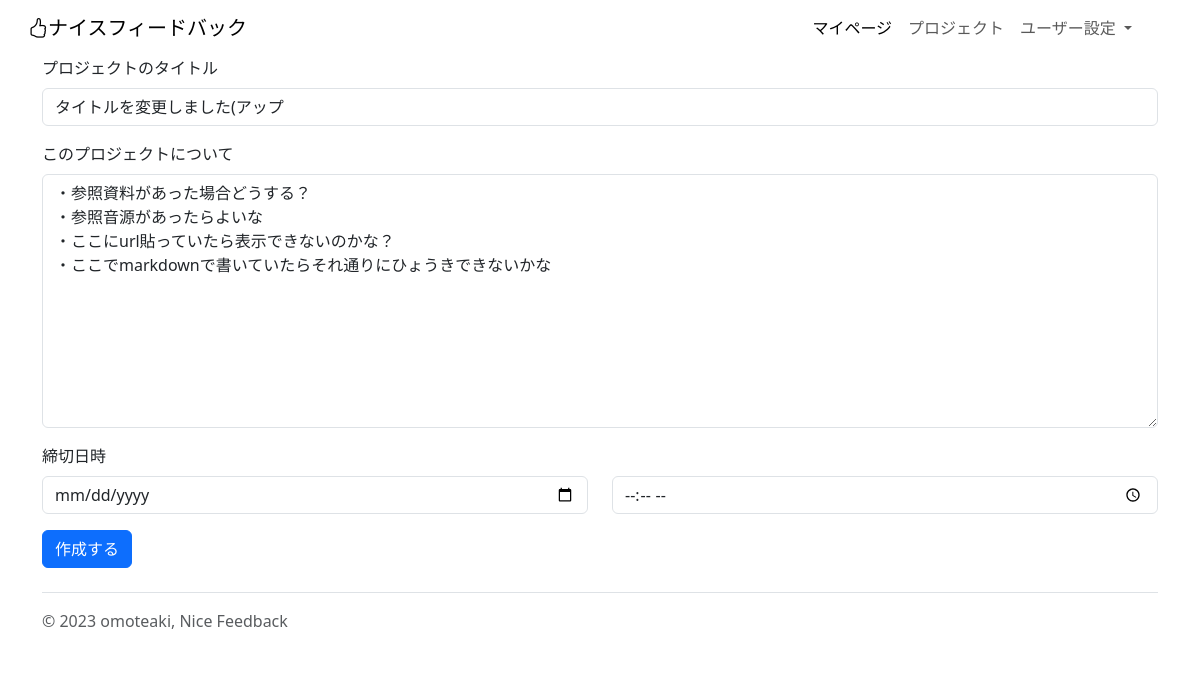
Screenshot of /project-update/2 (signed in) with the database file from the repository.
### project/models.py (models this page shows, shortened)
class Project(models.Model):
    title = models.CharField(
        verbose_name="プロジェクトのタイトル",
        max_length=30,
    )
    about = models.TextField(
        verbose_name="このプロジェクトについて"
    )
    deadline_datetime = models.DateTimeField(
        verbose_name="締め切り日時",
    )
    reference_image1 = models.ImageField(
        verbose_name="参考画像1",
        upload_to="references",
        blank=True,
        null=True,
    )
    reference_image2 = models.ImageField(
        verbose_name="参考画像2",
        upload_to="references",
        blank=True,
        null=True,
    )
    reference_image3 = models.ImageField(
        verbose_name="参考画像3",
        upload_to="references",
        blank=True,
        null=True,
    )
    reference_movie1 = models.FileField(
        verbose_name="参考動画1",
        upload_to="references",
        blank=True,
        null=True,
    )
    reference_movie2 = models.FileField(
        verbose_name="参考動画2",
        upload_to="references",
        blank=True,
        null=True,
    )
    reference_movie3 = models.FileField(
        verbose_name="参考動画3",
        upload_to="references",
        blank=True,
        null=True,
    )
    reference_music1 = models.FileField(
        verbose_name="参考音源1",
        upload_to="references",
        blank=True,
        null=True,
    )
    reference_music2 = models.FileField(
        verbose_name="参考音源2",
        upload_to="references",
        blank=True,
        null=True,
    )
    reference_music3 = models.FileField(
        verbose_name="参考音源3",
        upload_to="references",
        blank=True,
        null=True,
    )
    reference_url1 = models.URLField(
        verbose_name="参考URL1",
        blank=True,
        null=True,
    )
    reference_url2 = models.URLField(
        verbose_name="参考URL2",
        blank=True,
        null=True,
    )
    reference_url3 = models.URLField(
        verbose_name="参考URL3",
        blank=True,
        null=True,
    )
    created_at = models.DateTimeField(
        verbose_name="プロジェクトを登録した日時",
        auto_now_add=True,
    )
    updated_at = models.DateTimeField(
        verbose_name="プロジェクトの詳細を更新した時間",
        auto_now=True,
    )
    orderer_user = models.ForeignKey(
        CustomUser,
        verbose_name="発注者",
        on_delete=models.PROTECT,
        related_name="orderer_user",
    )
    contractor_user = models.ForeignKey(
        CustomUser,
        verbose_name="受注者",
        on_delete=models.PROTECT,
        related_name="contractor_user",
    )
    orderer_users = models.ManyToManyField(
        CustomUser,
        verbose_name="発注者のサポーター",
        blank=True,
        related_name="orderer_users",
    )
    contractor_users = models.ManyToManyField(
        CustomUser,
        verbose_name="受注者のサポーター",
        blank=True,
        related_name="contractor_users",
    )
    created_user = models.ForeignKey(
        CustomUser,
        verbose_name="プロジェクトの作成者",
        on_delete=models.PROTECT,
        related_name="created_user"
    )
    is_done = models.BooleanField(
        default=False,
        help_text="プロジェクトが完了したらTrue"
    )

### project/views.py (the view, shortened to what this page needs)
# urls.py: path('project-update/<int:pk>', views.ProjectUpdateView.as_view(), name="project_update"),
class ProjectUpdateView(UpdateView):
    template_name = "update_project.html"
    model = Project
    form_class = UpdateProjectForm
    def get_context_data(self, **kwargs):
        context = super().get_context_data(**kwargs)
        context["created_user_id"] = self.request.user
        return context

### project/forms.py
class UpdateProjectForm(forms.ModelForm):
    date = forms.DateField(label="日にち", initial="2023/12/24")
    time = forms.TimeField(label="時間", initial="12:00")
    deadline_datetime = forms.DateTimeField(required=False)
    class Meta:
        model = Project
        fields = [
            "title",
            "about",
            "deadline_datetime",
            "time",
            "date",
        ]

### project/templates/update_project.html (shortened to what this page needs)
{% extends "base.html" %}
{% load widget_tweaks %}
{% block contents %}
<div class="container">
<form action="" method="post">
{% for field in form %}
{% if field == form.time or field == form.date or field == form.deadline_datetime %}
{% else %}
<div class="mb-3">
  <label class="form-label" for="{{field.id_for_label}}">{{field.label}}</label>
  {% render_field field class="form-control" %}
</div>
{% endif %}
{% endfor %}
<div class="mb-3">
  <div class="form-label">締切日時</div>
  <div class="row">
    <div class="col">
      <input class="form-control" type="date" name="date" required id="id_date" value="{{date}}">
    </div>
    <div class="col">
      <input class="form-control" type="time" name="time" required id="id_time" value="{{time}}" >
    </div>
  </div>
</div>
  <button type="submit" class="btn btn-primary">作成する</button>
</form>
</div>
{% endblock %}

### rows the page displays
Project: title "タイトルを変更しました(アップ" "・参照資料があった場合どうする？ ・参照音源があったらよいな ・ここにurl貼っていたら表示できないのかな？ ・ここでmarkdownで書いていたらそれ通りにひょうきできないかな"

### other values shown
{{ field.label }} "プロジェクトのタイトル" "このプロジェクトについて"
